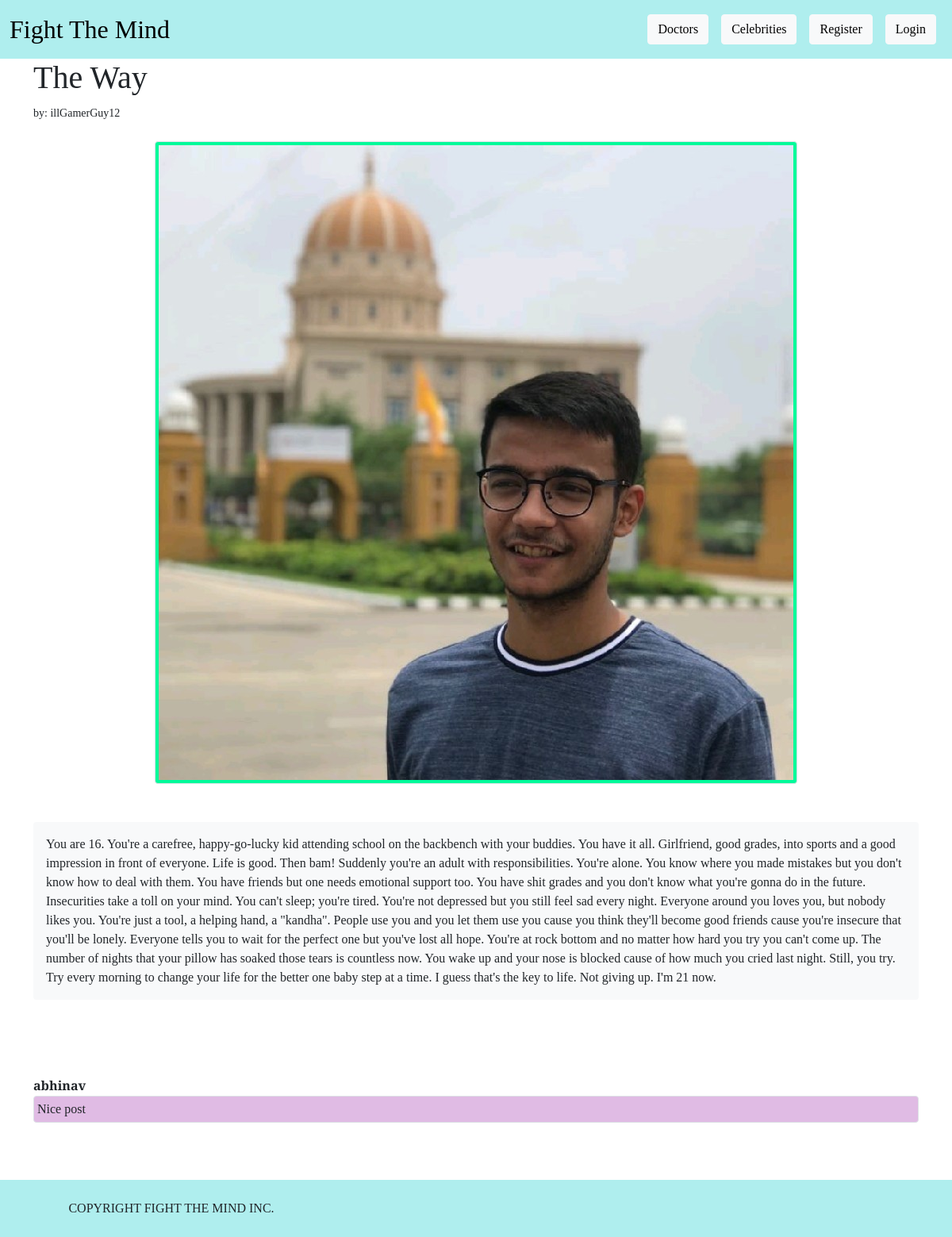
The page /article/20 on the database its author committed.
### picblog/models.py (models this page shows, shortened)
class Post(models.Model):
    title= models.CharField(max_length=255)
    author= models.ForeignKey(User, on_delete=models.CASCADE)
    body = models.TextField()
    header_image = models.ImageField(upload_to="images/")

class Comment(models.Model):
    post = models.ForeignKey(Post, related_name='comments', on_delete=models.CASCADE)
    name = models.CharField(max_length=255)
    body = models.TextField()
    date_added = models.DateTimeField(auto_now_add=True)

### picblog/views.py (the view)
# urls.py: path('article/<int:pk>',PostDetailView.as_view(),name="post"),
class PostDetailView(DetailView):
    model=Post
    template_name='post.html'

### picblog/templates/post.html (shortened to what this page needs)
{% extends "base.html" %} {% block content %}
<h1>{{post.title}}</h1>
<small>by: {{post.author.username}}</small>
<br />
<br />
<div class="text-center">
	<img
		class="img-thumbnail"
		src="{{ post.header_image.url }}"
		style="max-width: 75rem; height: auto; background-color: mediumspringgreen;"
	/>
</div>
<br />
<br />
<body>
	<div class="bg-light p-3 rounded">{{post.body}}</div>
</body>
<br />
<br />
{% if not post.comments.all %} No comments yet {% if user.is_authenticated %}
<a href="{% url 'comment' post.pk %}" class="btn btn-warning"> Add Comment </a>
{% endif %} {% else %}
<br />
{% for comment in post.comments.all %}
<br />
<strong > {{ comment.name }} </strong>
<br />
<div style="background-color: #E0BBE4 !important;"class="border bg-info p-1 rounded">{{comment.body}}</div>
<br />
{% endfor %} {% endif %}
<br />
<br />
{% endblock %}

### picblog/templates/base.html (style rules this page uses)
* { font-family: 'Vollkorn', serif; }

### rows shown on the page
Post: title "The Way", author.username "illGamerGuy12", header_image (picture), body "You are 16. You're a carefree, happy-go-lucky kid attending school on the backbench with your buddies. You have it all. Girlfriend, good grades, into sports and a good impression in front of everyone. Life is good. Then bam! Suddenly you're an adult with responsibilities. You're alone. You know where you made mistakes but you don't know how to deal with them. You have friends but one needs emotional support too. You have shit grades and you don't know what you're gonna do in the future. Insecurities take a toll on your mind. You can't sleep; you're tired. You're not depressed but you still feel sad every night. Everyone around you loves you, but nobody likes you. You're just a tool, a…"
Comment: name "abhinav", body "Nice post"
